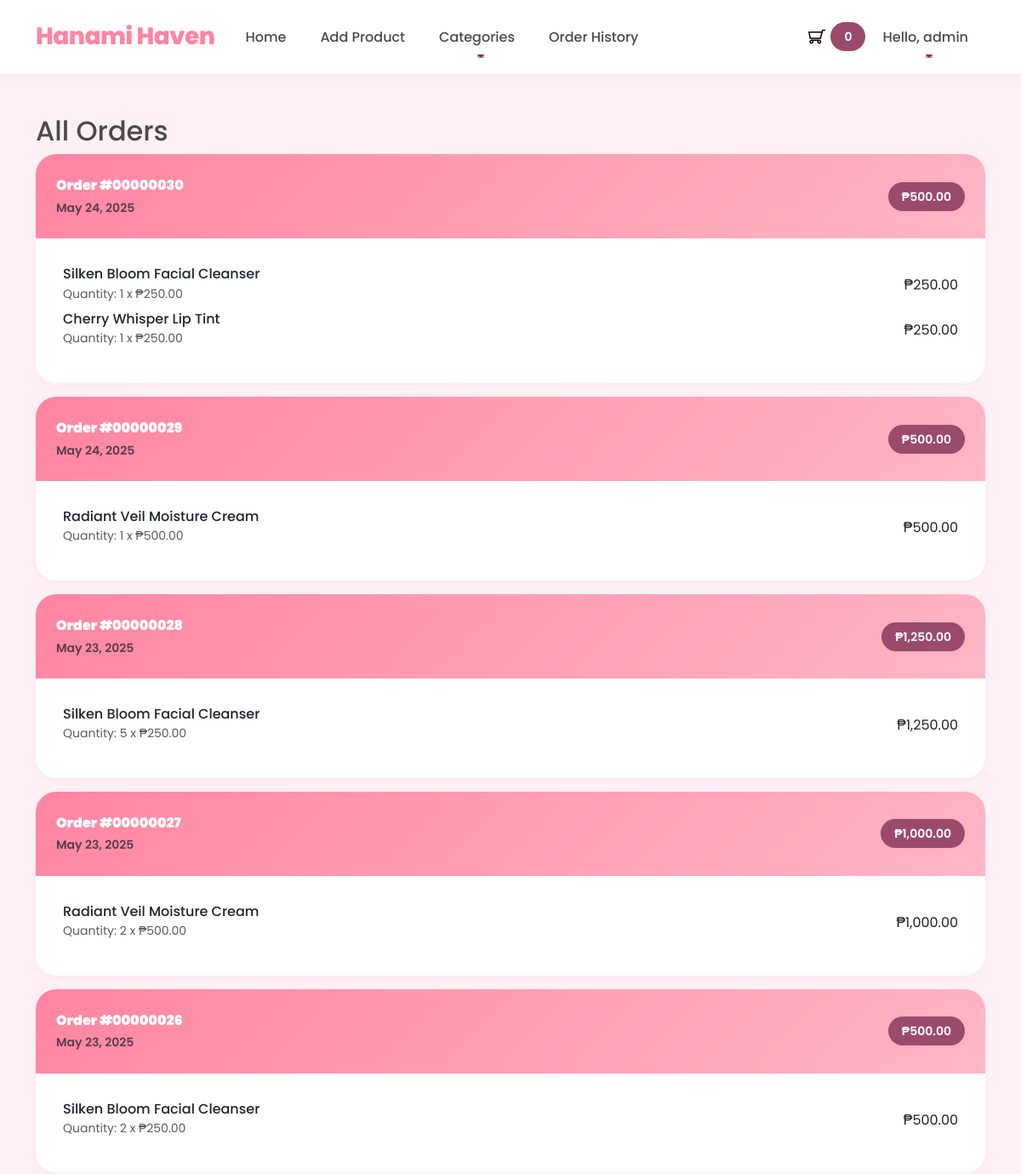
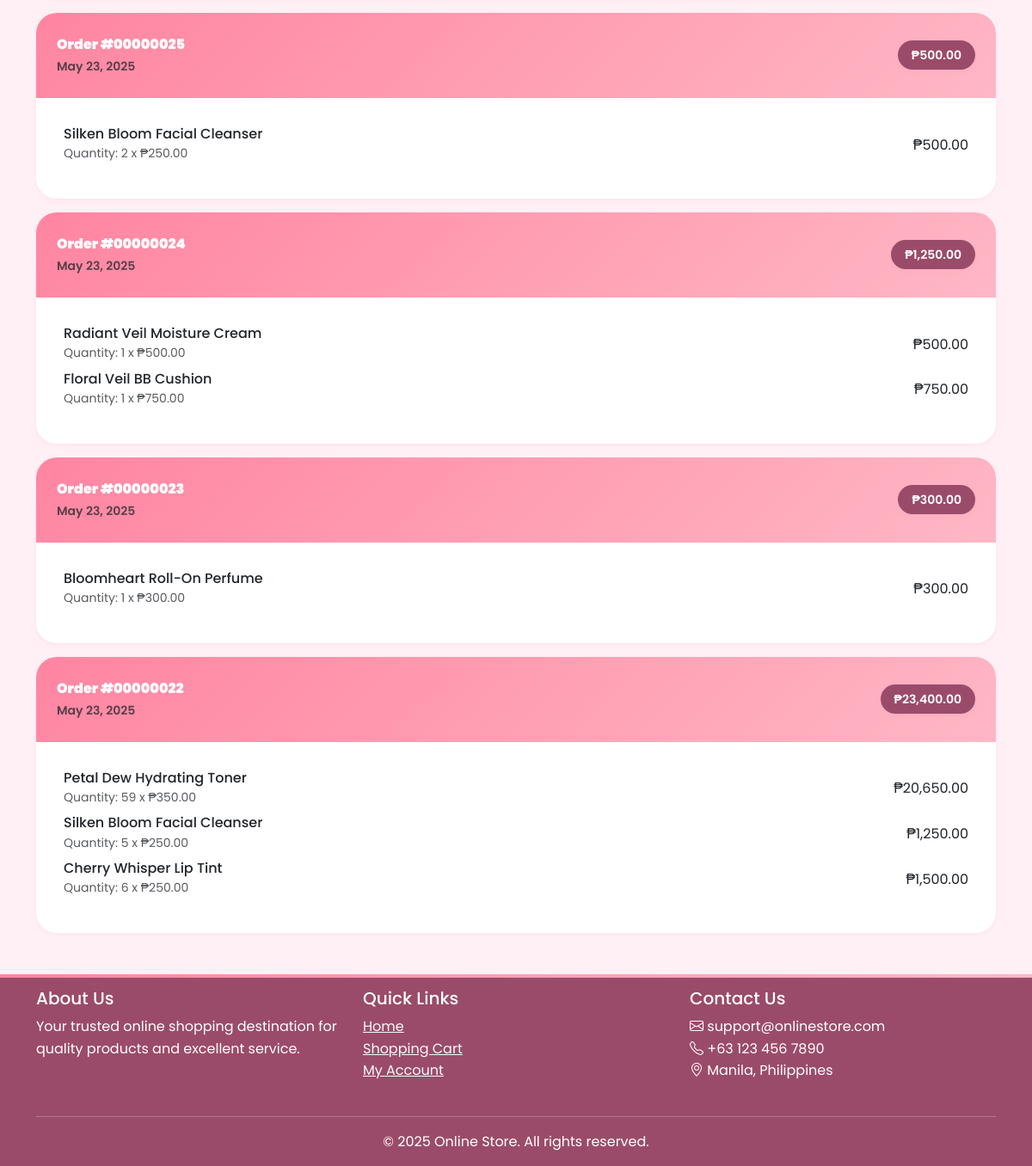
/mini-framework-store/order-history.php (signed in), run on the app's committed database (2 pictures, top to bottom).
### tables this page shows
CREATE TABLE `orders` (
  `id` int(11) NOT NULL,
  `customer_id` int(11) DEFAULT NULL,
  `total` decimal(10,2) NOT NULL,
  `created_at` datetime DEFAULT NULL,
  `updated_at` datetime DEFAULT NULL
);

CREATE TABLE `order_details` (
  `id` int(11) NOT NULL,
  `order_id` int(11) NOT NULL,
  `product_id` int(11) NOT NULL,
  `quantity` int(11) NOT NULL,
  `price` decimal(10,2) NOT NULL,
  `subtotal` decimal(10,2) NOT NULL
);

CREATE TABLE `products` (
  `id` int(11) NOT NULL,
  `name` varchar(150) NOT NULL,
  `description` text DEFAULT NULL,
  `price` decimal(10,2) NOT NULL,
  `slug` varchar(200) NOT NULL,
  `image_path` varchar(255) DEFAULT NULL,
  `category_id` int(11) DEFAULT NULL,
  `created_at` datetime DEFAULT NULL,
  `updated_at` datetime DEFAULT NULL
);

### mini-framework-store/app/includes/database.php (called while the page is built, shortened)
<?php
class Database {
    private $host = "localhost";
    private $db_name = "e-commerce_sheed";
    private $username = "root";
    private $password = "";
    protected $conn;
    public function __construct() {
        try {
            $this->conn = new \PDO("mysql:host=" . $this->host . ";dbname=" . $this->db_name, $this->username, $this->password);
            $this->conn->setAttribute(\PDO::ATTR_ERRMODE, \PDO::ERRMODE_EXCEPTION);
        } catch (\PDOException $e) {
            die("Connection failed: " . $e->getMessage());
        }
    }
    public function getConnection() {
        return $this->conn;
    }
}

### mini-framework-store/app/models/Order.php (called while the page is built, shortened)
<?php
class Order extends Database
{
    private $db;
    public function __construct()
    {
        $this->db = $this->getConnection();
    }
    public function getOrderDetailsByOrderId($orderId)
    {
        $sql = "SELECT od.*, p.name, p.image_path FROM order_details od JOIN products p ON od.product_id = p.id WHERE od.order_id = :order_id";
        $stmt = $this->db->prepare($sql);
        $stmt->execute([
            'order_id' => $orderId
        ]);
        return $stmt->fetchAll(\PDO::FETCH_ASSOC);
    }
    public function getAllOrders()
    {
        $sql = "SELECT * FROM orders ORDER BY created_at DESC";
        $stmt = $this->db->prepare($sql);
        $stmt->execute();
        return $stmt->fetchAll(\PDO::FETCH_ASSOC);
    }
}

### mini-framework-store/order-history.php (the view, shortened to what this page needs)
<?php
$orderModel = new Order();
$orders = $orderModel->getAllOrders();
$amounLocale = 'en_PH';
$pesoFormatter = new NumberFormatter($amounLocale, NumberFormatter::CURRENCY);
?>
<div class="container my-5">
    <h2>All Orders</h2>
    <?php if (empty($orders)): ?>
        <div class="alert alert-info">
            <i class="bi bi-info-circle"></i> No orders found.
        </div>
    <?php else: ?>
        <?php foreach ($orders as $order): ?>
            <div class="card mb-3">
                <div class="card-header d-flex justify-content-between align-items-center">
                    <a href="order-success.php?id=<?php echo $order['id']; ?>" style="text-decoration: none; color: inherit; width: 100%;">
                        <div class="d-flex justify-content-between align-items-center">
                            <div>
                                <strong>Order #<?php echo str_pad($order['id'], 8, '0', STR_PAD_LEFT); ?></strong>
                                <br>
                                <small class="text-muted">
                                    <?php echo date('F j, Y', strtotime($order['created_at'])); ?>
                                </small>
                            </div>
                            <span class="badge bg-success">
                                <?php echo $pesoFormatter->formatCurrency($order['total'], 'PHP'); ?>
                            </span>
                        </div>
                    </a>
                </div>
                <div class="card-body">
                    <?php
                    $orderDetails = $orderModel->getOrderDetailsByOrderId($order['id']);
                    foreach ($orderDetails as $detail):
                    ?>
                        <div class="d-flex justify-content-between align-items-center mb-2">
                            <div>
                                <h6 class="mb-0"><?php echo htmlspecialchars($detail['name']); ?></h6>
                                <small class="text-muted">
                                    Quantity: <?php echo $detail['quantity']; ?> x
                                    <?php echo $pesoFormatter->formatCurrency($detail['price'], 'PHP'); ?>
                                </small>
                            </div>
                            <span>
                                <?php echo $pesoFormatter->formatCurrency($detail['subtotal'], 'PHP'); ?>
                            </span>
                        </div>
                    <?php endforeach; ?>
                </div>
            </div>
        <?php endforeach; ?>
    <?php endif; ?>
</div>

### mini-framework-store/assets/css/styles.css (style rules this page uses)
:root { --primary-color: #FF85A2; --secondary-color: #FFB7C5; --accent-color: #9B4B6A; --bg-light: #FFF0F5; --bg-white: #FFFFFF; --bg-gradient: linear-gradient(135deg, #FF85A2 0%, #FFB7C5 100%); --bg-gradient-hover: linear-gradient(135deg, #FFB7C5 0%, #FF85A2 100%); --text-dark: #4A4A4A; --text-light: #8E8E8E; --text-white: #FFFFFF; --success-color: #88B04B; --warning-color: #FFB7C5; --error-color: #FF6B6B; --border-color: #FFE4E9; --shadow-sm: 0 2px 4px rgba(255, 133, 162, 0.1); --shadow-md: 0 4px 8px rgba(255, 133, 162, 0.15); --shadow-lg: 0 8px 16px rgba(255, 133, 162, 0.2); --shadow-xl: 0 12px 24px rgba(255, 133, 162, 0.25); }
body { background-color: var(--bg-light); color: var(--text-dark); font-family: 'Poppins', sans-serif; line-height: 1.6; overflow-x: hidden; }
.card { border: none; border-radius: 1.5rem; box-shadow: var(--shadow-sm); transition: all 0.4s cubic-bezier(0.4, 0, 0.2, 1); overflow: hidden; background-color: var(--bg-white); }
.card-header { background: var(--bg-gradient) !important; color: var(--text-white) !important; border-bottom: none; padding: 1.5rem; font-weight: 600; }
.card-body { padding: 2rem; }
.badge { background: var(--accent-color) !important; padding: 0.625rem 1rem; border-radius: 2rem; font-weight: 600; font-size: 0.875rem; box-shadow: var(--shadow-sm); }

### data on the page
orders: id "00000030", created_at "May 24, 2025", total "₱500.00"
order_details: product.name "Silken Bloom Facial Cleanser", quantity "1", price "₱250.00", subtotal "₱250.00"
order_details: product.name "Cherry Whisper Lip Tint", quantity "1", price "₱250.00", subtotal "₱250.00"
orders: id "00000029", created_at "May 24, 2025", total "₱500.00"
order_details: product.name "Radiant Veil Moisture Cream", quantity "1", price "₱500.00", subtotal "₱500.00"
orders: id "00000028", created_at "May 23, 2025", total "₱1,250.00"
order_details: product.name "Silken Bloom Facial Cleanser", quantity "5", price "₱250.00", subtotal "₱1,250.00"
orders: id "00000027", created_at "May 23, 2025", total "₱1,000.00"
order_details: product.name "Radiant Veil Moisture Cream", quantity "2", price "₱500.00", subtotal "₱1,000.00"
orders: id "00000026", created_at "May 23, 2025", total "₱500.00"
order_details: product.name "Silken Bloom Facial Cleanser", quantity "2", price "₱250.00", subtotal "₱500.00"
orders: id "00000025", created_at "May 23, 2025", total "₱500.00"
order_details: product.name "Silken Bloom Facial Cleanser", quantity "2", price "₱250.00", subtotal "₱500.00"
orders: id "00000024", created_at "May 23, 2025", total "₱1,250.00"
order_details: product.name "Radiant Veil Moisture Cream", quantity "1", price "₱500.00", subtotal "₱500.00"
order_details: product.name "Floral Veil BB Cushion", quantity "1", price "₱750.00", subtotal "₱750.00"
orders: id "00000023", created_at "May 23, 2025", total "₱300.00"
order_details: product.name "Bloomheart Roll-On Perfume", quantity "1", price "₱300.00", subtotal "₱300.00"
orders: id "00000022", created_at "May 23, 2025", total "₱23,400.00"
order_details: product.name "Petal Dew Hydrating Toner", quantity "59", price "₱350.00", subtotal "₱20,650.00"
order_details: product.name "Silken Bloom Facial Cleanser", quantity "5", price "₱250.00", subtotal "₱1,250.00"
order_details: product.name "Cherry Whisper Lip Tint", quantity "6", price "₱250.00", subtotal "₱1,500.00"

### other printed values
$cartCount "0"
$_SESSION['user']['name'] "admin"
